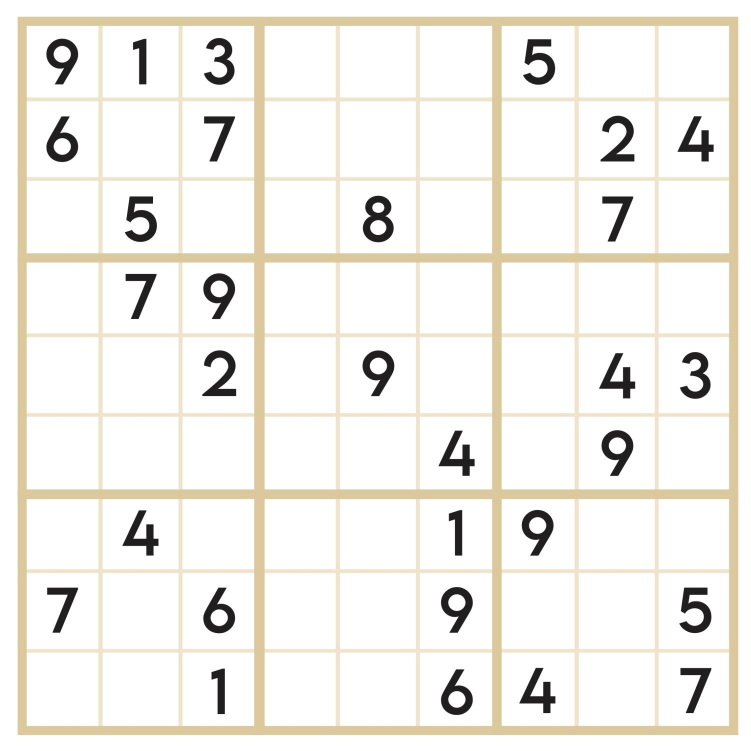
#> input picture sudoku.jpg, 1501 x 1501 px (shown at 1/2 size)
$ python emni.py
#> lines starting #> are read from the running program, lines starting #| are printed output that depends on the picture
import numpy as np
import cv2 as cv
img = cv.imread('sudoku.jpg')
#> img is the input picture: shape (1501, 1501, 3); mean B, G, R 235.2, 240.8, 243.1
img=cv.resize(img,(500,500))
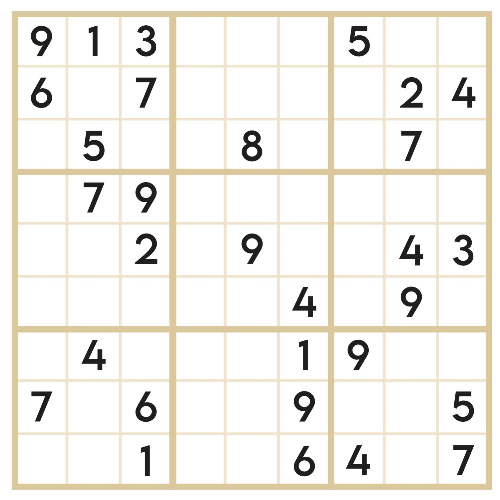
#> img: shape (500, 500, 3); mean B, G, R 235.2, 240.7, 243
gry=cv.cvtColor(img,cv.COLOR_BGR2GRAY)
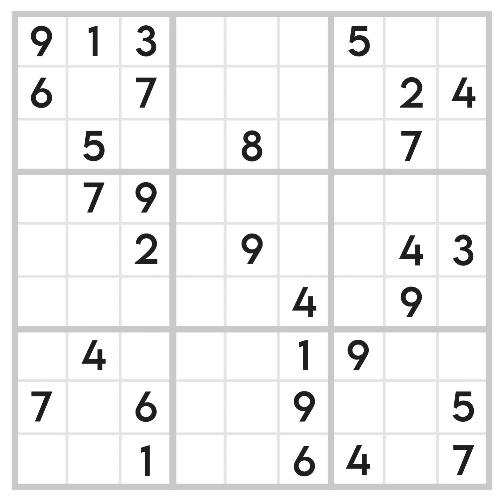
#> gry: shape (500, 500); min 17, max 255, mean 240.8
can=cv.Canny(gry,10,200)
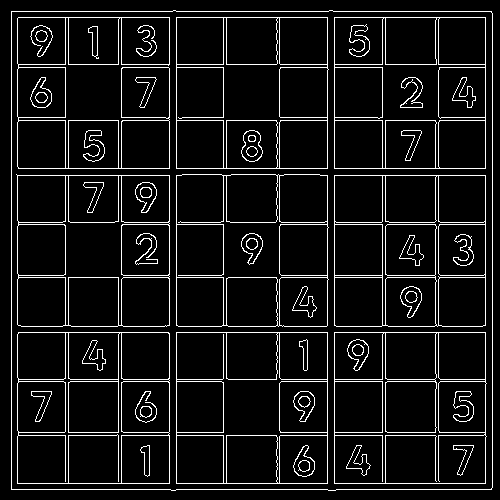
#> can: shape (500, 500); 8.1% white in thin lines or dots
lines=cv.HoughLinesP(can,1,np.pi/180,200,minLineLength=180,maxLineGap=100)
#> lines = 39 rows, first 6: [11, 11, 491, 11], [492, 487, 492, 13], [11, 489, 11, 12], [169, 489, 169, 17], [18, 332, 485, 332], [12, 489, 491, 489]

for i in lines:
    x1,y1,x2,y2 = i[0]
    cv.line(img,(x1,y1),(x2,y2),(0,0,255),4)
#> this loop made 39 passes
#> (x1, y1, x2, y2) on passes 1 to 12: (11, 11, 491, 11), (492, 487, 492, 13), (11, 489, 11, 12), (169, 489, 169, 17), (18, 332, 485, 332), (12, 489, 491, 489), (223, 483, 223, 17), (18, 168, 485, 168), (18, 435, 485, 435), (18, 277, 485, 277), (18, 64, 485, 64), (17, 483, 485, 483)
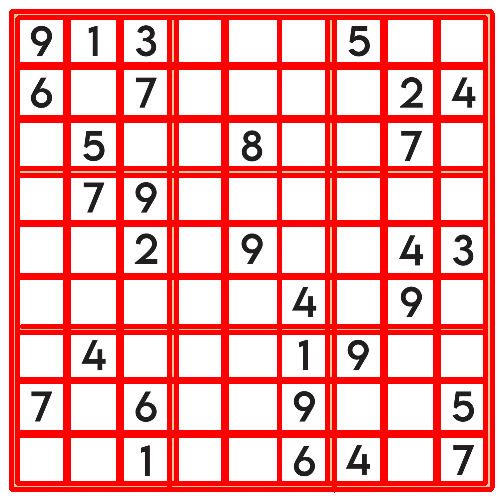
#> img: shape (500, 500, 3); mean B, G, R 169.2, 170.1, 246.8
cv.imshow('img',img)
cv.waitKey(0)
cv.destroyAllWindows()
